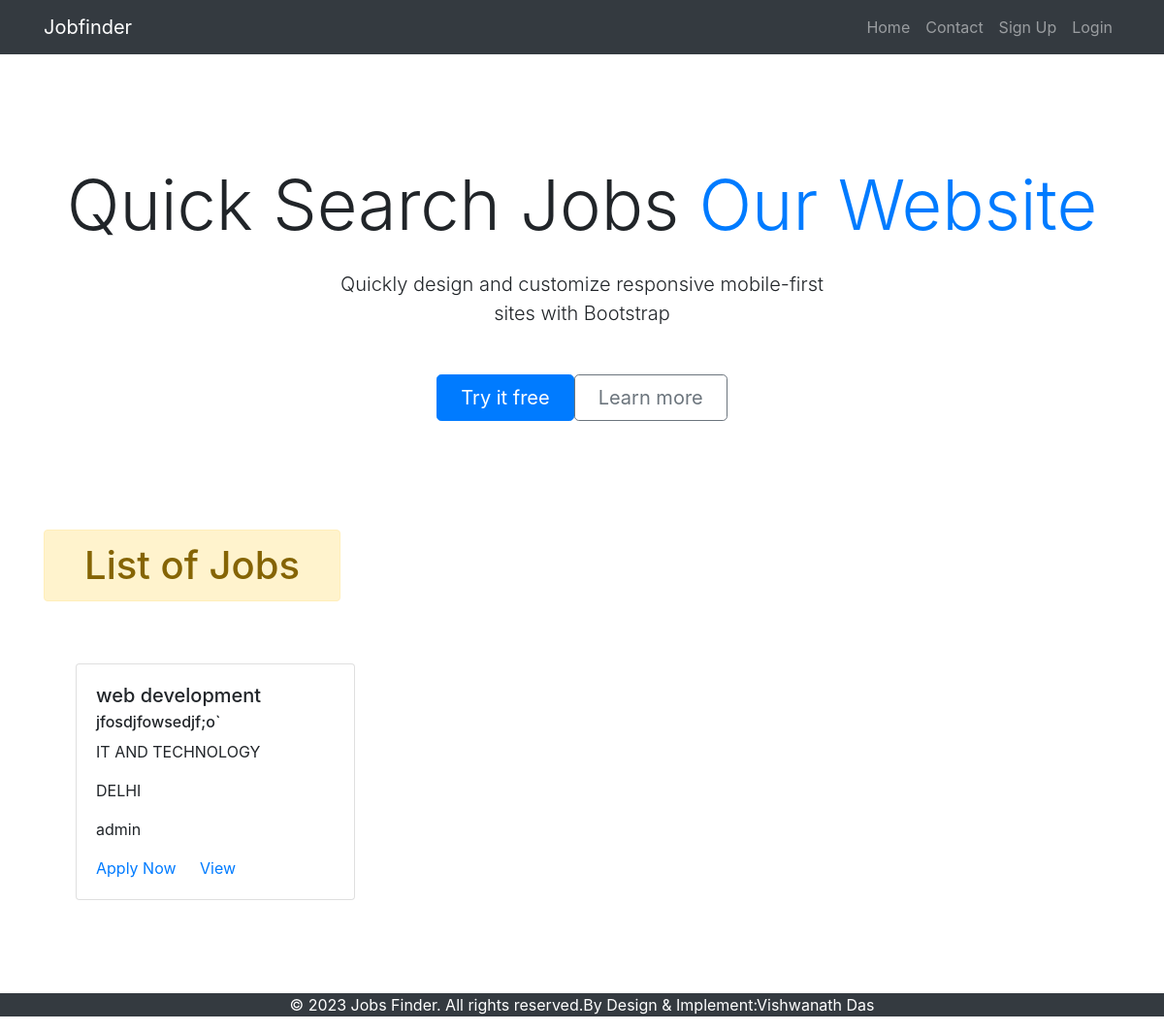
Before: / with the older database file.
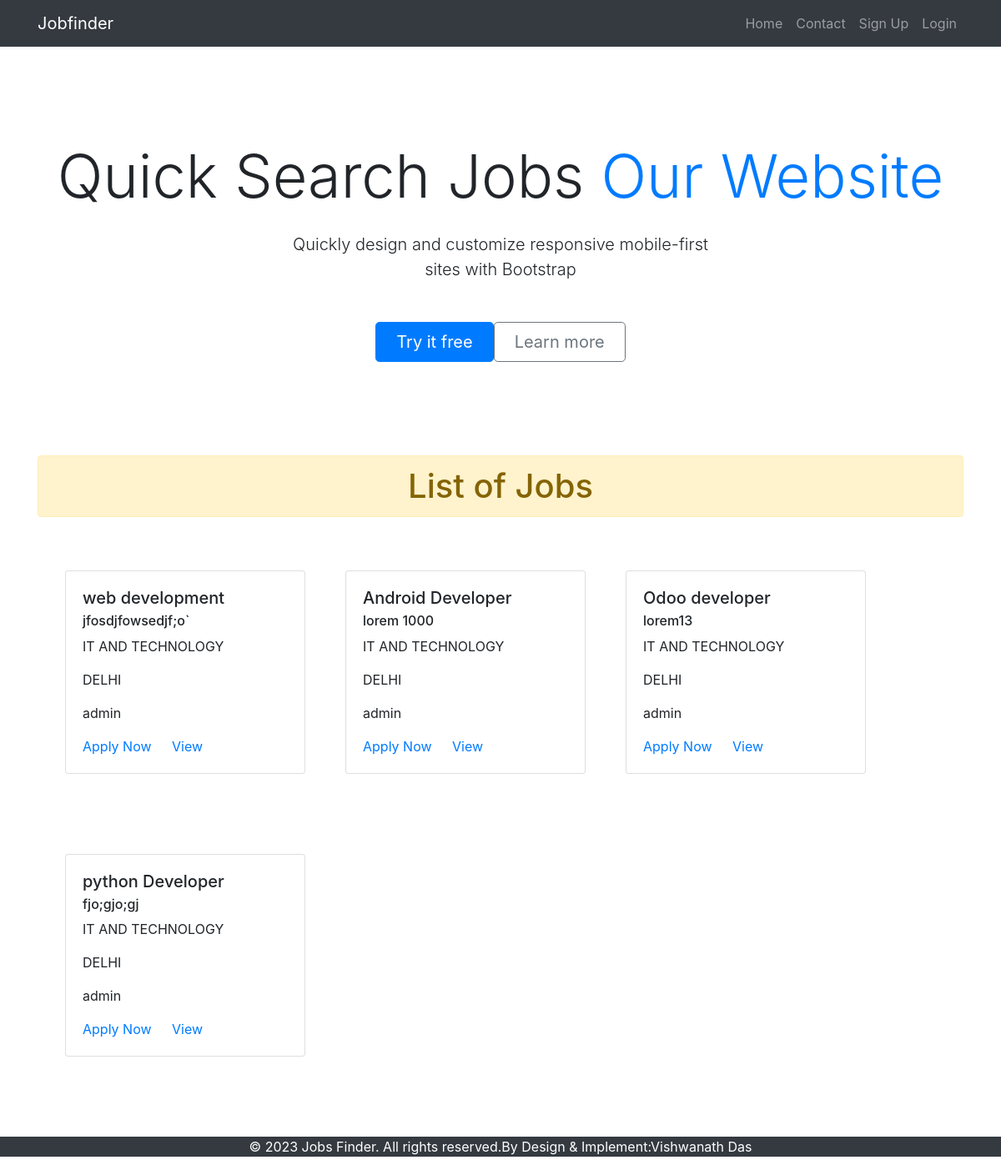
After: the same page with the newer database file.
### app/models.py (models this page shows, shortened)
class Job(models.Model):
    title = models.CharField(max_length=100)
    description = models.TextField()
    job_type = models.CharField(max_length=50)
    location = models.CharField(max_length=100)
    posted_by = models.ForeignKey(User, on_delete=models.CASCADE)
    class Meta:
        permissions = [
            ('recruiter', 'Recruiter Permission'),
        ]

### app/views.py (the view)
# urls.py: 2. Add a URL to urlpatterns:  path('', views.home, name='home')
def home(request):
    stu=Job.objects.all()
    return render(request,"app/home.html",{'stu':stu})

### app/templates/app/home.html (shortened to what this page needs)
{% extends "app/base.html" %}
{% block content %}
<div class="container-fluid px-4 py-5 my-3 text-center">
    <div class="lc-block mb-4">
        <div editable="rich">
            <h4 class="display-3 fw-bold">Quick Search Jobs <span class="text-primary">Our Website</span></h4>
        </div>
    </div>
    <div class="lc-block col-lg-6 mx-auto mb-5">
        <div editable="rich">
            <p class="lead">Quickly design and customize responsive mobile-first sites with Bootstrap</p>
        </div>
    </div>
    <div class="lc-block d-grid gap-2 d-sm-flex justify-content-sm-center mb-5"> <a class="btn btn-primary btn-lg px-4 gap-3" href="#" role="button">Try it free</a>
        <a class="btn btn-outline-secondary btn-lg px-4" href="#" role="button">Learn more</a>
    </div>
</div>
    <section class="jobs">
        <div class="container">
            <h1 class="text-center alert alert-warning">List of Jobs</h1>
            <div class="row">
                {% for st in stu %}
                <div class="card mb-5 ml-5 mt-5" style="width: 18rem;">
                    <div class="card-body">
                      <h5 class="card-title">{{st.title}}</h5>
                      <h6 class="card-subtitle mb-2 text-body-secondary">{{st.description}}</h6>
                      <p class="card-text">{{st.job_type}}</p>
                      <p class="card-text">{{st.location}}</p>
                      <p class="card-text">{{st.posted_by}}</p>
                      <a href="{% url 'jobs' st.id %}" class="card-link">Apply Now</a>
                      <a href="#" class="card-link">View</a>
                    </div>
                  </div>
                {% endfor %}
            </div>
        </div>
    </div>
    {% endblock content %}

### app/templates/app/base.html (shortened to what this page needs)
<!DOCTYPE html>
<html lang="en">
<head>
    <link rel="stylesheet" href="https://maxcdn.bootstrapcdn.com/bootstrap/4.5.2/css/bootstrap.min.css">
</head>
<body>
    <nav class="navbar navbar-expand-lg navbar-dark bg-dark">
        <div class="container">
            <a class="navbar-brand" href="#">Jobfinder</a>
            {% if request.user.recuriter.is_authenticated %}
            <div class="collapse navbar-collapse" id="navbarNav">
                <ul class="navbar-nav ml-auto">
                    <li class="nav-item">
                        <a class="nav-link" href="/">Home</a>
                    </li>
                    <!-- <li class="nav-item">
                        <a class="nav-link" href="{% url 'job_post' %}">Add Jobs</a>
                    </li> -->
                    <li class="nav-item">
                        <a class="nav-link" href="#">Contact</a>
                    </li>
                    <!-- <li class="nav-item">
                        <a class="nav-link" href="{% url 'signup' %}">Sign Up</a>
                    </li> -->
                    <li class="nav-item">
                        <a class="nav-link" href="{% url 'login' %}">Login</a>
                    </li>
                    <li class="nav-item">
                        <a class="nav-link" href="{% url 'job_post' %}">Add Jobs</a>
                    </li>
                    <li class="nav-item">
                        <a class="nav-link" href="{% url 'logout' %}">Logout</a>
                    </li>
                </ul>
            </div>
            {% else %}
            <div class="collapse navbar-collapse" id="navbarNav">
                <ul class="navbar-nav ml-auto">
                    <li class="nav-item">
                        <a class="nav-link" href="/">Home</a>
                    </li>
                    <li class="nav-item">
                        <a class="nav-link" href="#">Contact</a>
                    </li>
                    <li class="nav-item">
                        <a class="nav-link" href="{% url 'signup' %}">Sign Up</a>
                    </li>
                    <li class="nav-item">
                        <a class="nav-link" href="{% url 'login' %}">Login</a>
                    </li>
                </ul>
            </div>
            {% endif %}
        </div>
    </nav>
    <div class="container mt-5">
        <div class="row">
    {% block content %}
    {% endblock content %}
</div>
 <footer class="footer bg-dark text-white text-center mt-5">
    <div class="container">
        <p>&copy; 2023 Jobs Finder. All rights reserved.By Design & Implement:Vishwanath Das</p>
    </div>
</footer>
</body>
</html>

Changed rows visible on the page:
added Job: title "Android Developer", description "lorem 1000", job_type "IT AND TECHNOLOGY", location "DELHI", posted_by "admin"
added Job: title "Odoo developer", description "lorem13", job_type "IT AND TECHNOLOGY", location "DELHI", posted_by "admin"
added Job: title "python Developer", description "fjo;gjo;gj", job_type "IT AND TECHNOLOGY", location "DELHI", posted_by "admin"
